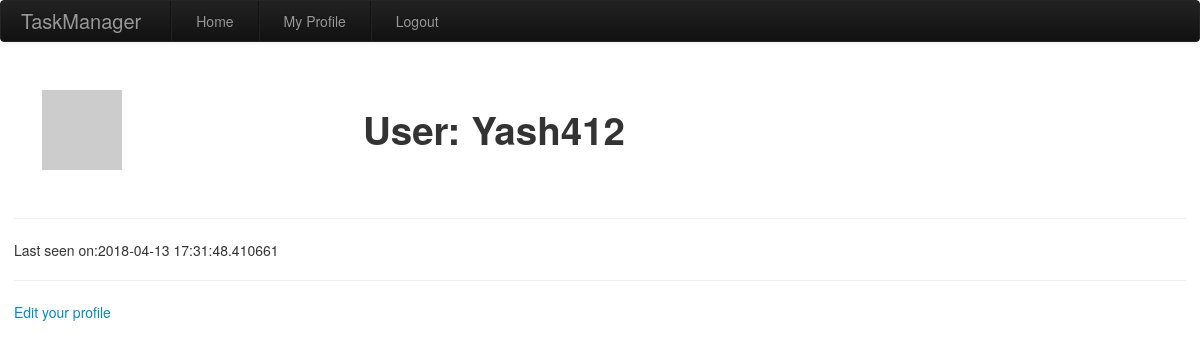
The app's page /user/Yash412/ (signed in), older data.
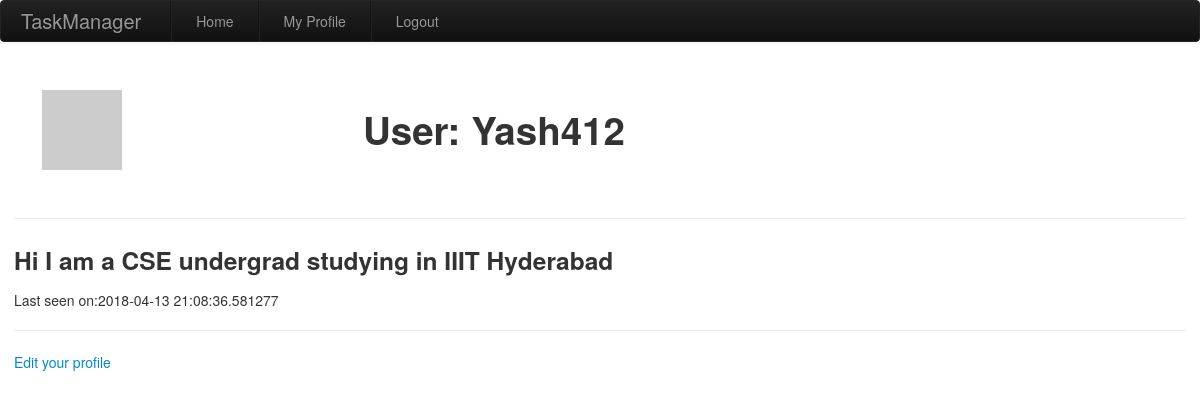
The same page, newer data.
### app/models.py (models this page shows, shortened)
class User(UserMixin, db.Model):
    id = db.Column(db.Integer, primary_key=True)
    name = db.Column(db.String(64), nullable=False)
    username = db.Column(db.String(64), index=True,
                         unique=True, nullable=False)
    password_hash = db.Column(db.String(128), nullable=False)
    email = db.Column(db.String(150), index=True, unique=True, nullable=False)
    about_me = db.Column(db.String(150))
    last_seen = db.Column(db.DateTime, default=datetime.utcnow)
    def avatar(self, size):
        digest = md5(self.email.lower().encode('utf-8')).hexdigest()
        return 'https://www.gravatar.com/avatar/{}?d=identicon&s={}'.format(digest, size)

### app/routes.py (the view)
@app.route('/user/<username>/')
@login_required
def user(username):
    user = User.query.filter_by(username=username).first_or_404()
    return render_template('user.html', user=user)

### app/models.py (called while the page is built)
@login.user_loader
def load_user(id):
    return User.query.get(int(id))

### app/routes.py (called while the page is built)
@app.before_request
def before_request():
    if current_user.is_authenticated:
        current_user.last_seen = datetime.utcnow()
        db.session.commit()

### app/templates/user.html
{% extends "base.html" %}
{% block content %}
<div class="flex-container">
  <div class="flex-row-item-img">
    <img class="profile-pic" src= "{{ user.avatar(128) }}">
  </div>
  <div class="flex-row-item-txt">
    <h1>User: {{ user.username }}</h1>
  </div>
</div>
  <hr>
{% if user.about_me %}<p><h3>{{ user.about_me }}</h3></p>{% endif %}
{% if user.last_seen %}<p>Last seen on:{{ user.last_seen }}</p>{%endif%}
<hr>
{% if user ==current_user %}
<p><a href="{{ url_for('edit_profile')}}"> Edit your profile</a></p>
{% endif %}
{% endblock %}

### app/templates/base.html (shortened to what this page needs)
<!DOCTYPE html>
<html lang="en">
  <head>
      <link href="{{url_for('static',filename='css/bootstrap-responsive.min.css')}}" rel="stylesheet">
      <link href="{{url_for('static',filename='css/bootstrap.min.css')}}" rel="stylesheet">
      <link href="{{url_for('static',filename='css/style.css')}}" rel="stylesheet">
  </head>
  <body>
  <div class="navbar navbar-inverse">
    <div class="navbar-inner">
      <a class="brand">TaskManager</a>
     <ul class="nav">
       <li class="divider-vertical"></li>
        <li >
          <a href="{{url_for('index')}}">Home</a>
        </li>
        <li class="divider-vertical"></li>
          {% if current_user.is_anonymous %}
        <li>
          <a href="{{url_for('login')}}">Login</a>
        </li>
          {% else %}
        <li>
          <a href="{{ url_for('user', username=current_user.username) }}">My Profile</a>
        </li>
        <li class="divider-vertical"></li>
        <li>
          <a href="{{ url_for('logout')}}">Logout</a>
        </li>
          {% endif %}
     </ul>
  </div>
  <div id="content">
    <br>
    {% block content %}{% endblock %}
  </div>
  </body>
</html>

### app/static/css/style.css (style rules this page uses)
.flex-container { display:flex; align-items: center; }
.flex-row-item-img { align-content: center; padding : 1em; margin: 1em; flex:1; }
.flex-row-item-txt { align-content: center; padding : 1em; margin: 1em; flex:3; }
#content { padding-left: 1em; padding-right: 1em; }

Row changes from the older to the newer data that the page shows:
changed User "Yash412": about_me (not shown) → "Hi I am a CSE undergrad studying in IIIT Hyderabad"; last_seen "2018-04-13 17:31:48.410661" → "2018-04-13 21:08:36.581277"
